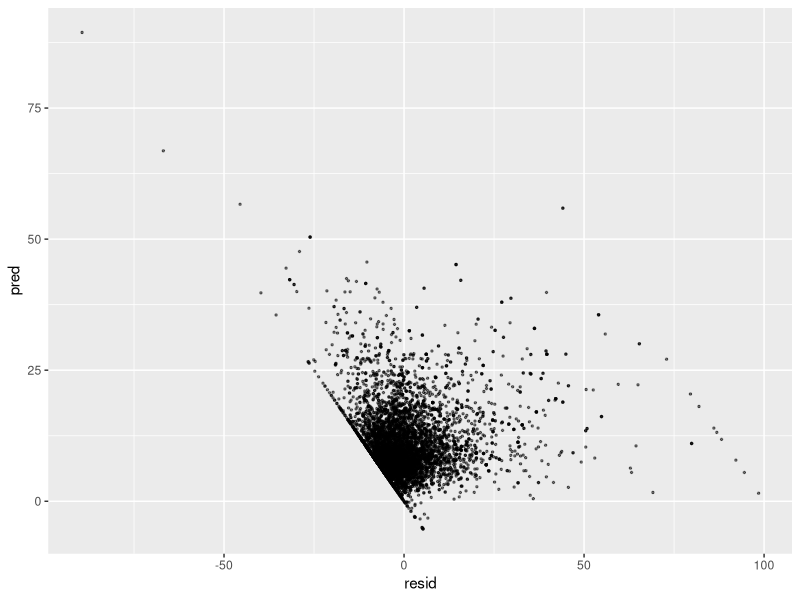
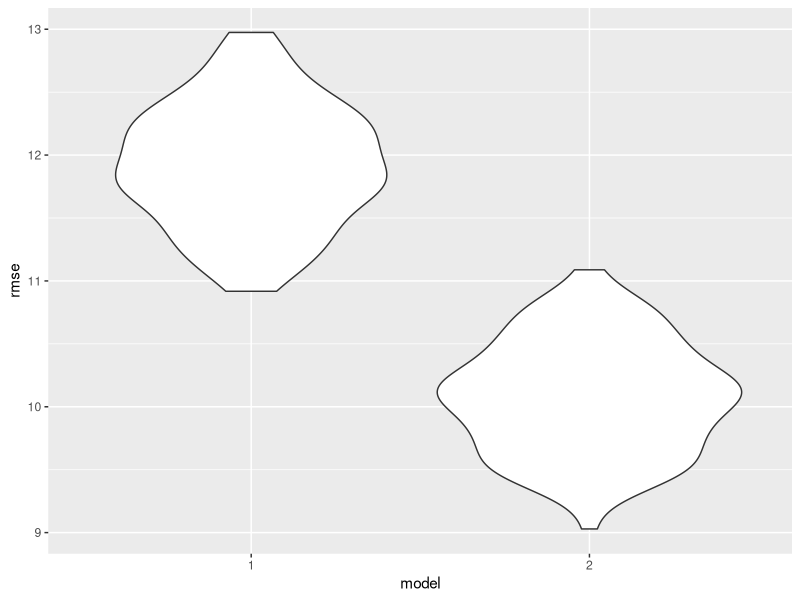
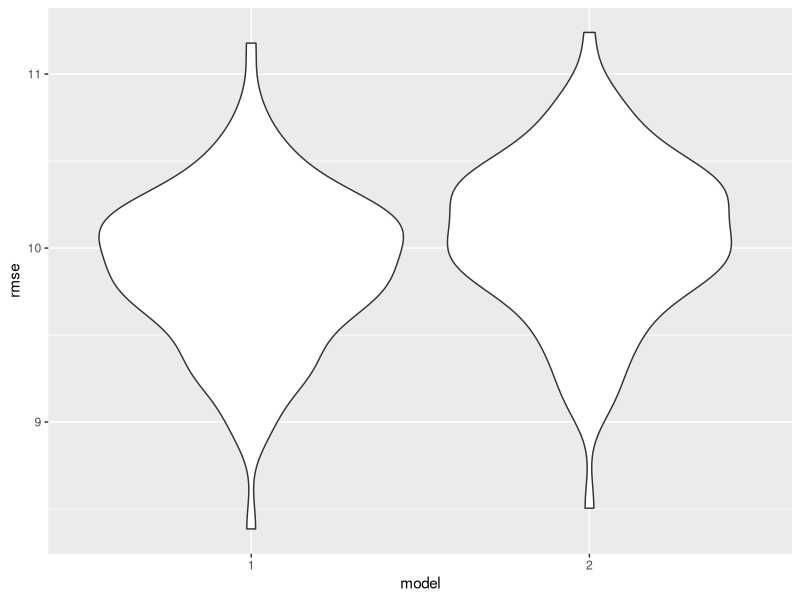

The R source for these figures, in order:
## ---- chunk 1
library(tidyverse)
library(modelr)

set.seed(1)
museum_edu_df <- read.csv("museum_edu_data.csv")
## ---- chunk 2
# Count the number of museums per zip code
museum_count_per_zip <- museum_edu_df |>
  group_by(zip_code) |>
  summarize(n_museums = n())

# Merge the museum count back into the main dataset
museum_edu_df <- left_join(museum_edu_df, museum_count_per_zip, by = c("zip_code"), suffix = c(".museum_count_per_zip", ".museum_edu_df"))

# Linear regression: Number of Museums vs Highest Educational Attainment Category
regression_model_bach <- lm(bachelors ~ n_museums, data = museum_edu_df)

# Creating Regression Model Table
regression_model_bach |>
  broom::tidy() |>
  select(term, estimate, p.value) |>
  knitr::kable(digits=10)
## ---- chunk 3
#Linear regression model: museums and medium income
regression_model_income <- lm(n_museums ~ median_income, data = museum_edu_df)

# Creating Regression Model Table
regression_model_income |>
  broom::tidy() |>
  select(term, estimate, p.value) |>
  knitr::kable(digits=10)
## ---- chunk 4
#linear regression model testing for confounding
model3 = lm(formula = bachelors ~ median_income + n_museums, data = museum_edu_df)

# Creating Regression Model Table
model3 |>
  broom::tidy() |>
  select(term, estimate, p.value) |>
  knitr::kable(digits=10)
## ---- chunk 5
museum_edu_df |>
  modelr::add_residuals(model3) |>
  modelr::add_predictions(model3) |>
  ggplot(aes(x=resid, y=pred)) + geom_point(alpha=0.5, size=0.5)
## ---- chunk 6
cv1_df = 
  crossv_mc(museum_edu_df, 100) 

cv1_df |> 
  mutate(
    mod_1  = map(train, \(df) lm(bachelors ~ n_museums, data = museum_edu_df)),
    mod_2  = map(train, \(df) lm(formula = bachelors ~ median_income + n_museums, data = museum_edu_df))) |> 
  mutate(
    rmse_1 = map2_dbl(mod_1, test, \(mod, df) rmse(model = mod, data = df)),
    rmse_2 = map2_dbl(mod_2, test, \(mod, df) rmse(model = mod, data = df))) |>
  select(starts_with("rmse")) |>
  pivot_longer(
    everything(), names_to="model", values_to="rmse", names_prefix="rmse_") |>
  ggplot(aes(x=model, y=rmse)) + geom_violin()
## ---- chunk 7
#linear regression model testing for confounding
model_int = lm(formula = bachelors ~ median_income + n_museums + median_income*n_museums, data = museum_edu_df)

# Creating Regression Model Table
model3 |>
  broom::tidy() |>
  select(term, estimate, p.value) |>
  knitr::kable(digits=10)
## ---- chunk 8
cv2_df = 
  crossv_mc(museum_edu_df, 100) 

cv2_df |> 
  mutate(
    mod_1  = map(train, \(df) lm(formula = bachelors ~ median_income + n_museums + median_income*n_museums, data = museum_edu_df)),
    mod_2  = map(train, \(df) lm(formula = bachelors ~ median_income + n_museums, data = museum_edu_df))) |> 
  mutate(
    rmse_1 = map2_dbl(mod_1, test, \(mod, df) rmse(model = mod, data = df)),
    rmse_2 = map2_dbl(mod_2, test, \(mod, df) rmse(model = mod, data = df))) |>
  select(starts_with("rmse")) |>
  pivot_longer(
    everything(), names_to="model", values_to="rmse", names_prefix="rmse_") |>
  ggplot(aes(x=model, y=rmse)) + geom_violin()
